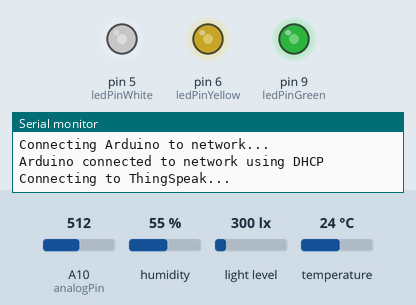
Bench run of a sketch on a simulated Arduino Leonardo, built with avr-gcc and run on an emulated ATmega32U4. On the bench: output pins drawn as LEDs (lit = HIGH), the last lines printed to the serial monitor. Wiring (inferred from the names in the program): BH1750 light sensor at I2C address 0x23. Inputs (shaded band) come from the test bench; at power-on: A10 (analogPin) = 512, humidity 55 %, light level 300 lx, temperature 24 °C. WiFi joins after 1.5 s; servers stay silent unless stated; pins used as bus, display or sensor lines are not drawn.

Above: at 4.7 s.
4.8 s: A10 (analogPin) set to 716
At 6.0 s:
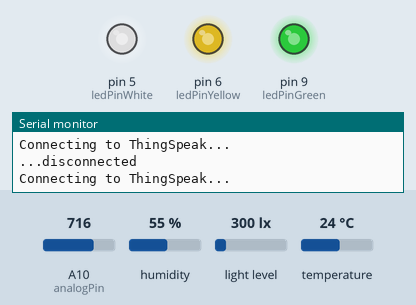
6.3 s: A10 (analogPin) set to 992
At 6.9 s:
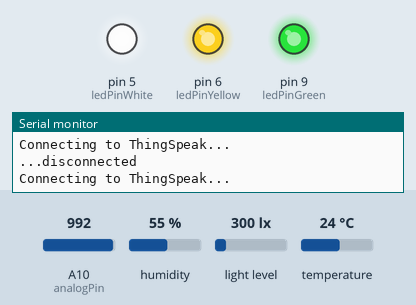
7.8 s: A10 (analogPin) set to 30
At 9.0 s:
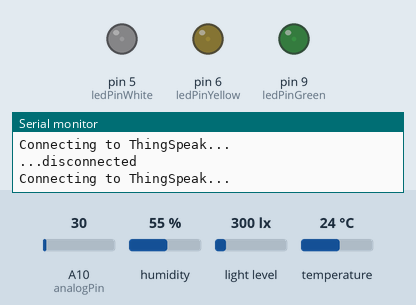
Timing chart, 0 to 10.8 s (numbered marks = the images above; inputs shaded):
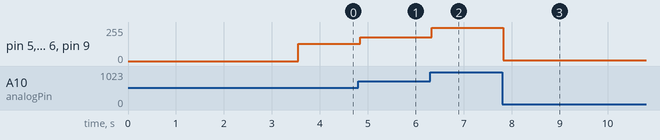

Measured:
- after the input at 4.8 s, pin 5 (ledPinWhite), pin 6 (ledPinYellow), pin 9 (ledPinGreen): 128/255 → 179/255 at once
- after the input at 6.3 s, pin 5 (ledPinWhite), pin 6 (ledPinYellow), pin 9 (ledPinGreen): 179/255 → 248/255 at once
- after the input at 7.8 s, pin 5 (ledPinWhite), pin 6 (ledPinYellow), pin 9 (ledPinGreen): 248/255 → 7/255 at once

The sketch:

versionPrototipo-1.ino
```cpp
#include <Arduino.h>
#include <Wire.h>
#include <SPI.h>
#include <Ethernet.h>

#include "Adafruit_SHT31.h"
#include "credentials.h"

#define DEBUG 0
#define DEBUG_RED 0
Adafruit_SHT31 sht31 = Adafruit_SHT31();

int ledPinRed = 3;                                      // LED connected to digital pin 3
int ledPinWhite = 5;
int ledPinYellow = 6;
int ledPinGreen = 9;

int analogPin = 10;                                     // potentiometer connected to analog pin 10
int potentiometerValue = 0;                             // variable to store the read value

int BH1750_address = 0x23;                              // i2c Addresse light sensor
byte buff[2];

String writeAPIKey =  THINGSPEAK_WRITE_API_KEY;

byte mac[] = { 0xF0, 0x5A, 0x09, 0x58, 0x56, 0x8E };
byte thingSpeakAddress[] = {184, 106, 153, 149};                         //ip address of server.
int port = 80 ;// a traves de proxy utn IP 192.168.16.8 puerto 8080
const int updateThingSpeakInterval = 30000; // Time interval in milliseconds to update ThingSpeak (number of seconds * 1000 = interval)

IPAddress ip(192,168,1,44);

EthernetClient client;
long lastConnectionTime = 0;
int failedCounter = 0;
boolean lastConnected = false;

void setup() {
  Serial.begin(9600);

  while (!Serial){
    delay(10);                                         // will pause Zero, Leonardo, etc until serial console opens
  }

  Wire.begin();
  BH1750_Init(BH1750_address);
  if (DEBUG){
    Serial.println("SHT31 test");
  }


  if (! sht31.begin(0x44)) {   // i2c Addresse sht31 sensor. If pin ADR is in LOW i2c address = 0x44. And pin ADR is in HIGH alternate i2c address = 0x45.
    Serial.println("Couldn't find SHT31");
    while (1) delay(1);
  }

  pinMode(ledPinRed, OUTPUT);   // sets the pin as output
  pinMode(ledPinGreen, OUTPUT);
  pinMode(ledPinYellow, OUTPUT);
  pinMode(ledPinWhite, OUTPUT);

  startEthernet();
  /*if (client.connect(thingSpeakAddress, port)) {
    Serial.println("connected");
    //client.println("Hello!! Desde Arduino");
  } else {
    // if you didn't get a connection to the server:
    Serial.println("connection failed");
  }*/

} //void setup()

void loop() {
  float temperature = sht31.readTemperature();
  float humidity = sht31.readHumidity();
  //Serial.println();

  if (! isnan(temperature)) {  // check if 'is not a number'
    if (DEBUG){
      mySerialPrintDataF ("Temperatura = ", temperature);
    }
    //Serial.print("Temp *C = ");
    //Serial.println(temperature);
  } else {
    Serial.println("Failed to read temperature");
  }

  if (! isnan(humidity)) {                                // check if 'is not a number'
    if (DEBUG){
      mySerialPrintDataF ("Humidity = ", humidity);
    }
    //Serial.print("Hum. % = ");
    //Serial.println(humidity);
  } else {
    Serial.println("Failed to read humidity");
  }

  potentiometerValue = analogRead(analogPin);                      // read the input pin
  analogWrite(ledPinRed, potentiometerValue / 4);                  // analogRead values go from 0 to 1023, analogWrite values from 0 to 255
  analogWrite(ledPinWhite, potentiometerValue / 4);
  analogWrite(ledPinYellow, potentiometerValue / 4);
  analogWrite(ledPinGreen, potentiometerValue / 4);

  float illuminance = 0;

  if(BH1750_Read(BH1750_address)==2){
    illuminance = ((buff[0] << 8) | buff[1] ) / 1.2;

    if (illuminance < 0){
      Serial.print("> 65535");
    } else {
      if (DEBUG){
      mySerialPrintDataF ("Illuminance: ", illuminance);
      //Serial.print("Illuminance : ");
      //Serial.print((int) illuminance,DEC);
      }
    }
    //Serial.println(" lx");
  }

  char t_buffer[10];
  char h_buffer[10];
  char i_buffer[10];
  char p_buffer[10];
  String temperatureString = dtostrf(temperature,0,5,t_buffer);
  String humidityString = dtostrf(humidity,0,5,h_buffer);
  String iluminanceString = dtostrf(illuminance,0,5,i_buffer);
  String potentiometerString = dtostrf(potentiometerValue,0,5,p_buffer);

  // Disconnect from ThingSpeak
  if (!client.connected() && lastConnected){
    Serial.println("...disconnected");
    Serial.println();
    client.stop();
  }
  if (DEBUG_RED) {
     mySerialPrintDataI ("En If que contien AND lastConnected = ", lastConnected);
     Serial.println (client.connected());
  }
  //MOSTRAR CLIENT.CONNECTED H LASTCONNECTED
  // Update ThingSpeak
  if(!client.connected()){
    connectToThingSpeak();
  }
  if (millis() < lastConnectionTime) {                 //Este if nos salva de la excepcion de que ocurra un overflow de millis()
    lastConnectionTime = 0;
  }
  if(client.connected() && (millis() - lastConnectionTime > updateThingSpeakInterval)){
    if (DEBUG_RED) {
     Serial.println ("ENTRO AL IF UPDATE");
  }
    sendToThingSpeak("field1="+temperatureString+"&field2="+humidityString+"&field3="+iluminanceString+"&field4="+potentiometerString+"&field5="+potentiometerString+"&field6="+potentiometerString+"&field7="+potentiometerString);
  }
   if (DEBUG_RED) {
    mySerialPrintDataL ("Valor lastConnectionTime luego Update ", lastConnectionTime);
    mySerialPrintDataL ("Valor millis luego Update ", millis());
    long diferencia = millis() - lastConnectionTime;
    mySerialPrintDataL ("Valor diferencia luego Update ", diferencia);
  }
  // Check if Arduino Ethernet needs to be restarted
  if (failedCounter > 3 ) {
    startEthernet();
  }

  lastConnected = client.connected();
  if (DEBUG_RED) {
     mySerialPrintDataI ("lastConnected = ", lastConnected);
     Serial.println (client.connected());
     delay (2000);
  }

} //void loop ()

void BH1750_Init(int address){
  Wire.beginTransmission(address);
  Wire.write(0x10); // 1 [lux] aufloesung
  Wire.endTransmission();
}

byte BH1750_Read(int address){
  byte i = 0;
  Wire.beginTransmission(address);
  Wire.requestFrom(address, 2);

  while(Wire.available()){
    buff[i] = Wire.read();
    i++;
  }

  Wire.endTransmission();
  return i;
}
void sendToThingSpeak(String tsData){
    Serial.println(Ethernet.localIP());
    client.print("POST /update HTTP/1.1\n");
    client.print("Host: api.thingspeak.com\n");
    client.print("Connection: close\n");
    client.print("X-THINGSPEAKAPIKEY: "+writeAPIKey+"\n");
    client.print("Content-Type: application/x-www-form-urlencoded\n");
    client.print("Content-Length: ");
    client.print(tsData.length());
    client.print("\n\n");
    client.print(tsData);
    lastConnectionTime = millis();

} // sendToThingSpeak

void connectToThingSpeak(){//String tsData){
  if (client.connect(thingSpeakAddress, port)){
//    Serial.println(Ethernet.localIP());
//    client.print("POST /update HTTP/1.1\n");
//    client.print("Host: api.thingspeak.com\n");
//    client.print("Connection: close\n");
//    client.print("X-THINGSPEAKAPIKEY: "+writeAPIKey+"\n");
//    client.print("Content-Type: application/x-www-form-urlencoded\n");
//    client.print("Content-Length: ");
//    client.print(tsData.length());
//    client.print("\n\n");
//    client.print(tsData);
//    lastConnectionTime = millis();

    if (client.connected()){
      Serial.println("Connecting to ThingSpeak...");
      Serial.println();
      failedCounter = 0;
    }else {
      failedCounter++;
      Serial.println("Connection to ThingSpeak failed ("+String(failedCounter, DEC)+")");
      Serial.println();
    }

  }else{
     failedCounter++;
     Serial.println("Connection to ThingSpeak Failed ("+String(failedCounter, DEC)+")");
     Serial.println();
     lastConnectionTime = millis();
  }
} // connectToThingSpeak

void startEthernet(){
  client.stop();
  Serial.println("Connecting Arduino to network...");
  Serial.println();
  delay(1000);

  // Connect to network amd obtain an IP address using DHCP
  if (Ethernet.begin(mac) == 0){
    Serial.println("DHCP Failed, reset Arduino to try again");
    Serial.println();
  }else{
    Serial.println("Arduino connected to network using DHCP");
    Serial.println();
  }

  delay(1000);
}

void mySerialPrintDataF (String message, float value) {
    Serial.print(message);
    Serial.println(value);
}

void mySerialPrintDataL (String message, long value) {
    Serial.print(message);
    Serial.println(value);
}

void mySerialPrintDataI (String message, int value) {
    Serial.print(message);
    Serial.println(value);
}
```

credentials.h
```cpp
#ifndef CREDENTIALS_H
#define CREDENTIALS_H

// Replace with your actual API key

#define THINGSPEAK_WRITE_API_KEY "Your write API key here"

#endif
```
